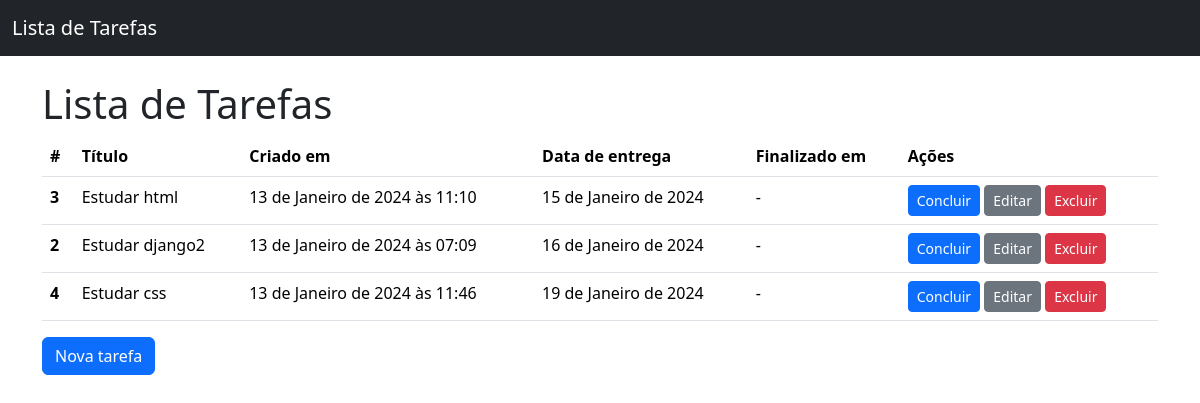
The app's page /, older data.
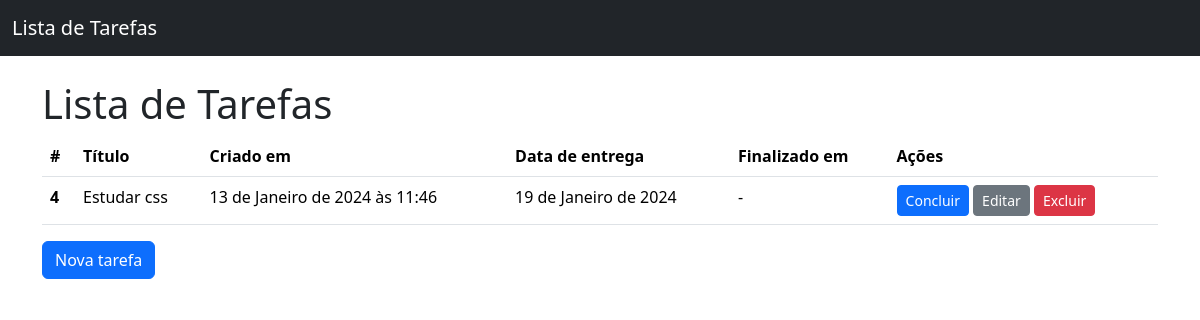
The same page, newer data.
### todos/models.py (models this page shows, shortened)
class Todo(models.Model):
   title= models.CharField(verbose_name="Título",max_length=100,null=False,blank=False)
   created_at= models.DateTimeField(auto_now_add=True,null=False, blank=False)
   deadline=models.DateField(verbose_name="Data de entrega",null=False,blank=False)
   finished=models.DateField(null=True)
   class Meta:
        ordering = ['deadline']

### todos/views.py (the view)
# urls.py: path('',TodoListView.as_view(), name="todo_list"),
class TodoListView(ListView):
  model=Todo

### todos/templates/todos/todo_list.html (shortened to what this page needs)
{% extends 'base.html' %}
{% block page_title %}
  Lista de Tarefas
{% endblock page_title %}
{% block content %}
  <h1>Lista de Tarefas</h1>
{% if todo_list%}
    <table class="table">
      <thead>
        <tr>
          <th scope="col">#</th>
          <th scope="col">Título</th>
          <th scope="col">Criado em</th>
          <th scope="col">Data de entrega</th>
          <th scope="col">Finalizado em </th>
          <th scope="col">Ações</th>
        </tr>
      </thead>
      <tbody>
        {% for todo in todo_list %}
        <tr>
          <th scope="row">{{todo.pk}}</th>
          <td>{{todo.title}}</td>
          <td>{{todo.created_at}}</td>
          <td>{{todo.deadline}}</td>
          <td>{{todo.finished|default:"-"}}</td>
          <td>
             <a href="{% url 'todo_complete' pk=todo.pk %}" class="btn btn-primary btn-sm {% if todo.finished %}disabled{% endif %}">
                 Concluir
               </a>
                <a href="{% url 'todo_update' pk=todo.pk %}" class="btn btn-secondary btn-sm {% if todo.finished %}disabled{% endif %}">
                    Editar
                 </a>
            <a href="{% url 'todo_delete' pk=todo.pk %}" class="btn btn-danger btn-sm">Excluir</a>
          </td>
        </tr>
        {% endfor %}
      </tbody>
    </table>
    {% else %}
    <p>Não há tarefas cadastradas</p>
  {% endif %}
    <a href="{% url 'todo_create'%}" class="btn btn-primary">Nova tarefa</a>
{% endblock content %}

Row changes from the older to the newer data that the page shows:
removed Todo: pk "3", title "Estudar html", created_at "13 de Janeiro de 2024 às 11:10", deadline "15 de Janeiro de 2024", finished "-"
removed Todo: pk "2", title "Estudar django2", created_at "13 de Janeiro de 2024 às 07:09", deadline "16 de Janeiro de 2024", finished "-"
